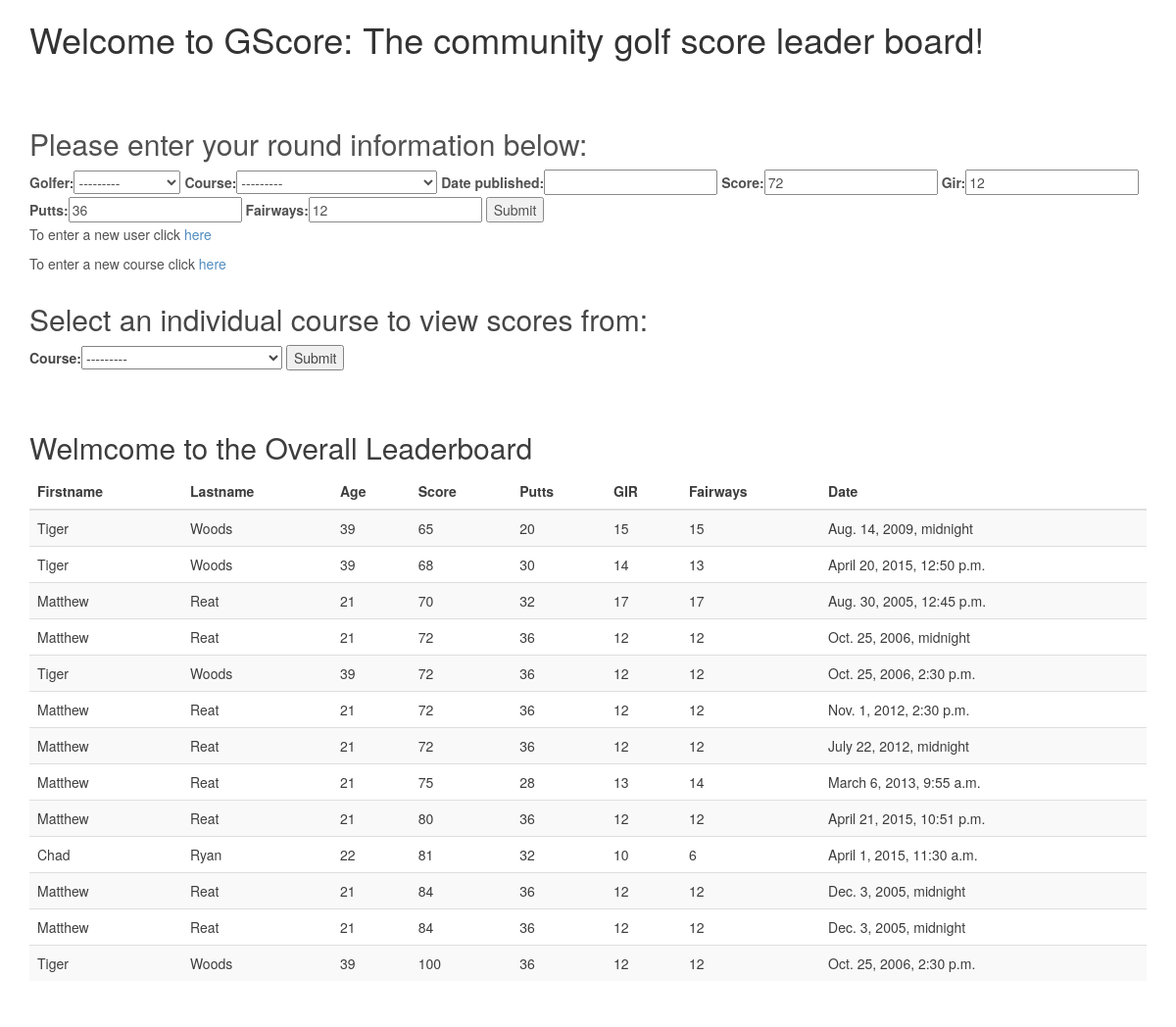
Before: /golfers/ with the older database file.
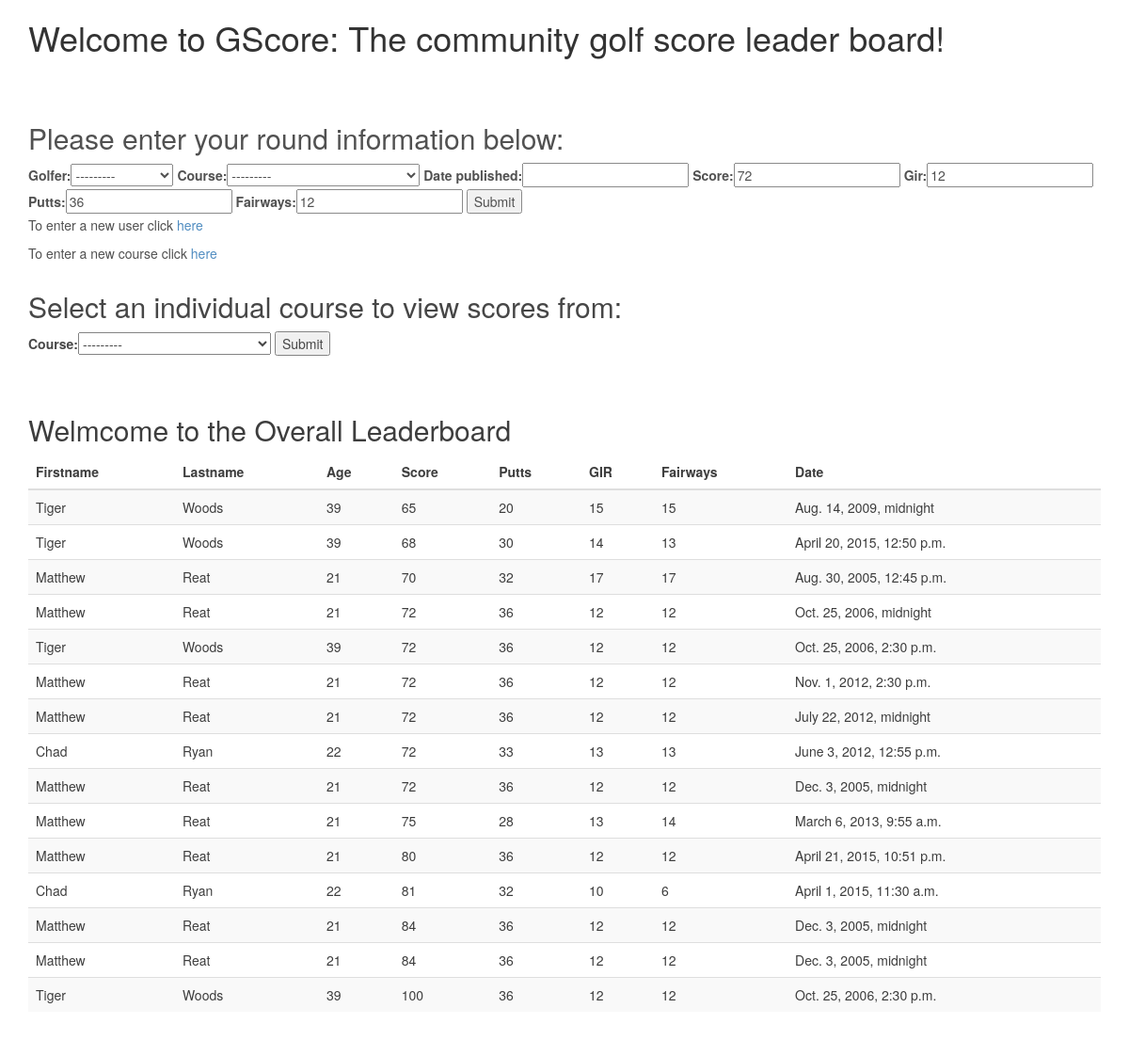
After: the same page with the newer database file.
### golfers/models.py (models this page shows, shortened)
class Round(models.Model):
	golfer = 	models.ForeignKey('Golfer')
	course = 	models.ForeignKey('Course')
	round_date= models.DateTimeField('date published')
	score = 	models.IntegerField(default = 72, validators = [MinValueValidator(50),])
	gir = 		models.IntegerField(default = 12, validators = [MinValueValidator(0), MaxValueValidator(18)])
	putts = 	models.IntegerField(default = 36, validators = [MinValueValidator(0),])
	fairways = 	models.IntegerField(default = 12, validators = [MinValueValidator(0), MaxValueValidator(18)])

class Golfer(models.Model):
	first_name = models.CharField(max_length = 30)
	last_name = 	models.CharField(max_length = 30)
	age = 		models.IntegerField(default = 30, validators = [MinValueValidator(1),])
	def __unicode__(self):
		return self.first_name + " " + self.last_name

### golfers/views.py (the view)
def index(request):
	golfer_list = Golfer.objects.order_by('-last_name')
	round_list = Round.objects.order_by('-score').reverse()
	course_list = Course.objects.order_by('-course_name')
	if request.method == 'POST':
		roundModelForm = RoundModelForm(request.POST)
		if roundModelForm.is_valid():
			roundModelForm.save()
			courseid = roundModelForm.cleaned_data['course'].id
			return HttpResponseRedirect(reverse('golfers:course', args=(courseid,)))
		courseSelectForm = CourseSelectForm(request.POST)
		if courseSelectForm.is_valid():
			courseid = courseSelectForm.cleaned_data['course'].id
			return HttpResponseRedirect(reverse('golfers:course', args=(courseid,)))
	else:
		roundModelForm = RoundModelForm()
		courseSelectForm = CourseSelectForm()
	context = {'golfer_list' : golfer_list,
				'round_list' : round_list,
				'course_list' : course_list,
				'roundModelForm' : roundModelForm,
				'courseSelectForm' : CourseSelectForm}
	return render(request, 'golfers/index.html', context)

### golfers/forms.py
class RoundModelForm(forms.ModelForm):
	class Meta:
		model = Round
		round_date = forms.DateField(label = 'date published', input_formats = ['%Y-%m-%d %H:%M'], initial=date.today)
		fields = '__all__'

### golfers/models.py (called while the page is built)
	def __unicode__(self):
		return self.course_name

### golfers/templates/golfers/index.html (shortened to what this page needs)
<!DOCTYPE html>
<html>
<head>
	<link rel="stylesheet" href="https://maxcdn.bootstrapcdn.com/bootstrap/3.3.4/css/bootstrap.min.css">
	<link rel="stylesheet" href="https://maxcdn.bootstrapcdn.com/bootstrap/3.3.4/css/bootstrap-theme.min.css">
	{%load staticfiles%}
</head>
<link rel ="stylesheet" type = "text/css" href ="{%static 'golfers/style.css'%}" />
{% if golfer_list and course_list%}
<body>
	<div class="container" id="introDiv">
	<h1>Welcome to GScore: The community golf score leader board!</h1>
	</div>
	<br><br>
	<div class="container" id="infoDiv">
		<h2>Please enter your round information below:</h2>
		<form action={% url 'golfers:index' %} method="post">
			{{ roundModelForm }}
			<input type = "submit" value = "Submit" />
	</form>
	<p>To enter a new user click <a href="{% url 'golfers:adduser'%}">here</a></p>
	<p>To enter a new course click <a href="{% url 'golfers:addcourse'%}">here</a></p>
	</div>
<div class = "container" id = "courseDiv">
	<h2>Select an individual course to view scores from:</h2>
	<form action={% url 'golfers:index' %} method="post">
		{{ courseSelectForm }}
		<input type = "submit" value = "Submit" />
	</form>
</div>
<br><br>
<div class="container" id="leaderDiv">
	{%if course_list|length > 1 %}
	<h2>Welmcome to the Overall Leaderboard</h2>
	{%else%}
	{%for course in course_list%}
	<h2>{{course.course_name}}</h2>
	<p>Located in: {{course.city}}, {{course.state}}</p>
	<p>Par for the course is: {{course.par}}</p>
	{%endfor%}
	{%endif%}
	{%if round_list %}
	<table class="table table-striped">
		<thead>
      	<tr>
         	<th>Firstname</th>
         	<th>Lastname</th>
         	<th>Age</th>
         	<th>Score</th>
         	<th>Putts</th>
         	<th>GIR</th>
         	<th>Fairways</th>
         	<th>Date</th>
      	</tr>
		</thead>
    	<tbody>
    	{% for round in round_list %}
      	<tr>
         	<td>{{round.golfer.first_name}}</td>
        		<td>{{round.golfer.last_name}}</td>
        		<td>{{round.golfer.age}}</td>
        		<td>{{round.score}}</td>
        		<td>{{round.putts}}</td>
        		<td>{{round.gir}}</td>
        		<td>{{round.fairways}}</td>
        		<td>{{round.round_date}}</td>
      	</tr>
      	{% endfor %}
		</tbody>
	</table>
	{%else%}
	<h2>No rounds have currently been recorded at this course.</h2>
	{%endif%}
</div>
<br><br>
<br><br>
</body>
{%endif %}
</html>

### golfers/templates/golfers/index.html (style rules this page uses)
body { background-image: url("http://i.imgur.com/hRdn4Kb.jpg"); }
#infoDiv { background-color: #ffffff; opacity: 0.85 }
#leaderDiv { background-color: #ffffff; opacity: 0.95 }
#courseDiv { background-color: #ffffff; opacity: 0.90 }

Changed rows visible on the page:
added Round: golfer.first_name "Chad", golfer.last_name "Ryan", golfer.age "22", score "72", putts "33", gir "13", fairways "13", round_date "June 3, 2012, 12:55 p.m."
added Round: golfer.first_name "Matthew", golfer.last_name "Reat", golfer.age "21", score "72", putts "36", gir "12", fairways "12", round_date "Dec. 3, 2005, midnight"
